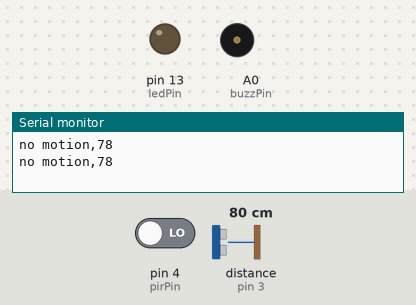
Bench run of a sketch on a simulated Arduino Uno, built with avr-gcc and run on an emulated ATmega328P. On the bench: output pins drawn as LEDs (lit = HIGH), buzzer (waves = sounding, pin HIGH), the last lines printed to the serial monitor. Wiring (inferred from the names in the program): ultrasonic range finder: trigger pin 2; echo pin 3. Inputs (shaded band) come from the test bench; at power-on: pin 4 (pirPin) LOW, distance to the obstacle (sensor on pin 3) 80 cm. The echo pulse lasts 58.3 µs per cm; pins used as bus, display or sensor lines are not drawn.

Above: at 1.8 s.
1.9 s: pin 4 (pirPin) driven HIGH
At 2.7 s:
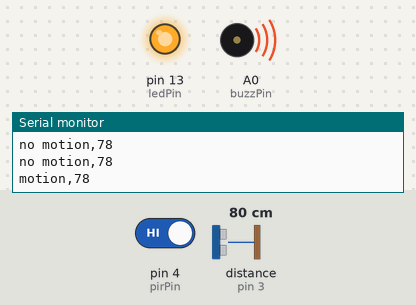
3.5 s: pin 4 (pirPin) driven LOW
At 4.6 s:
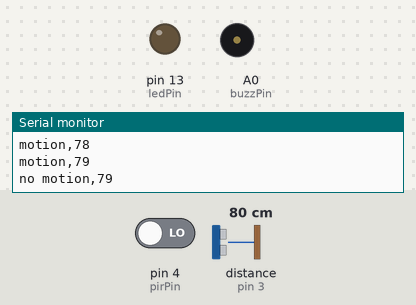
5.5 s: distance to the obstacle (sensor on pin 3) set to 12 cm
7.2 s: distance to the obstacle (sensor on pin 3) set to 9 cm
At 9.2 s:
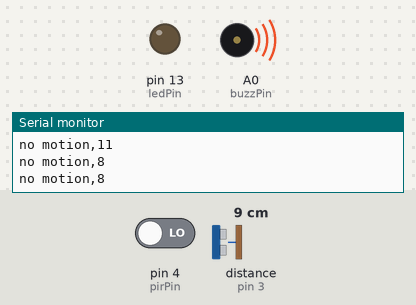
9.5 s: distance to the obstacle (sensor on pin 3) set to 18 cm
At 10.8 s:
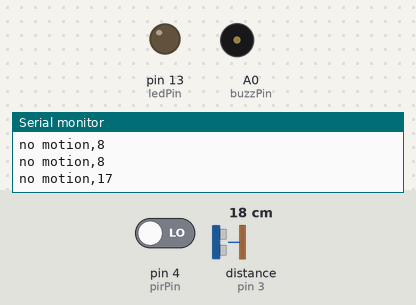
Timing chart, 0 to 12.5 s (numbered marks = the images above; inputs shaded):
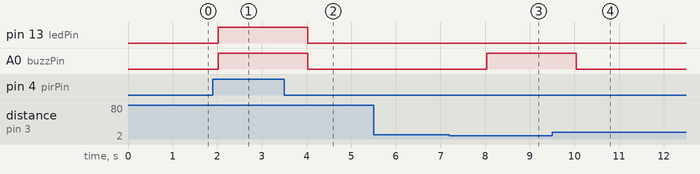

The sketch:

arduino_code.ino.ino
```cpp
const int ledPin=13;
const int pirPin=4;
const int trigger=2;
const int echo=3;
const int buzzPin=A0;

void setup()
{
  pinMode(ledPin, OUTPUT);
  pinMode(pirPin,INPUT);
  pinMode(trigger, OUTPUT);
  pinMode(echo, INPUT);
  pinMode(buzzPin,OUTPUT);

  Serial.begin(9600);
}

void loop()
{
  int distance=getDistance();
  //Serial.println(distance);

  if(!(distance>=2 && distance<=400))
  {
    distance=0;
  }

  if(distance<10)
  {
    analogWrite(buzzPin,255);
  }
  else
  {
    analogWrite(buzzPin,0);
  }

  if(digitalRead(pirPin))
  {
    digitalWrite(ledPin,HIGH);
    Serial.println("motion,"+String(distance));
    analogWrite(buzzPin,255);
  }
  else
  {
    digitalWrite(ledPin,LOW);
    Serial.println("no motion,"+String(distance));

    if(!(distance<10))
    {
      analogWrite(buzzPin,0);
    }
  }

  delay(1000);
}

int getDistance()
{
  digitalWrite(trigger, LOW);
  delayMicroseconds(2);

  digitalWrite(trigger, HIGH);
  delayMicroseconds(10);
  digitalWrite(trigger, LOW);

  int distance = pulseIn(echo, HIGH);
  distance = distance * 0.034 / 2;

  return distance;
}
```

Measured:
- the behaviour switches between 11 and 10 cm on distance to the obstacle (sensor on pin 3) (found by bisection; images 2 and 3)
- after the input at 1.9 s, pin 13 (ledPin), A0 (buzzPin): LOW → HIGH after 0.12 s
- after the input at 3.5 s, pin 13 (ledPin), A0 (buzzPin): HIGH → LOW after 0.53 s
- after the input at 7.2 s, A0 (buzzPin): LOW → HIGH after 0.84 s
- after the input at 9.5 s, A0 (buzzPin): HIGH → LOW after 0.54 s
